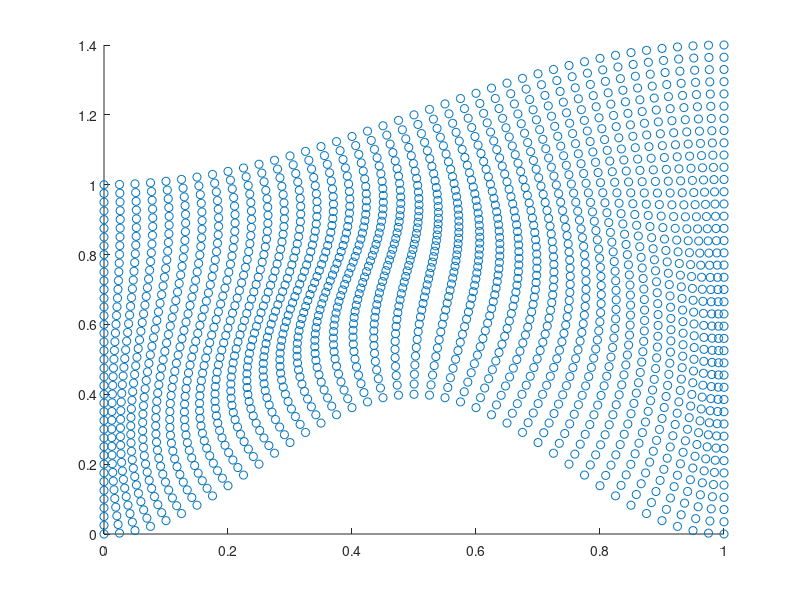

This figure's MATLAB source:
% Question 2, MATH-228b HW 1
clear all

T = 0.5;

a1 = @(xi) 2*xi^3 - 3*xi^2 + 1;
a2 = @(xi) 3*xi^2 -2*xi^3;
a3 = @(xi) xi^3 - 2*xi^2 + xi;
a4 = @(xi) xi^3 - xi^2;

b1 = @(eta) 2*eta^3 - 3*eta^2 + 1;
b2 = @(eta) 3*eta^2 -2*eta^3;
b3 = @(eta) eta^3 - 2*eta^2 + eta;
b4 = @(eta) eta^3 - eta^2;

leftx =     @(xi,eta) 0;
lefty =     @(xi,eta) eta;
rightx =    @(xi,eta) 1;
righty =    @(xi,eta) 1.4*eta;
bottomx =   @(xi,eta) xi;
bottomy =   @(xi,eta) (1-cos(2*pi*xi))/5;
topx =      @(xi,eta) xi;
topy =      @(xi,eta) 1 + (1-cos(pi*xi))/5;

leftnx =    @(xi,eta) 1;
leftny =    @(xi,eta) 0;
rightnx =   @(xi,eta) 1;
rightny =   @(xi,eta) 0;

bottomnx = @(xi,eta) (-2*pi*sin(2*pi*xi)/5)/sqrt((-2*pi*sin(2*pi*xi)/5)^2+1);
bottomny = @(xi,eta) (1)/sqrt((-2*pi*sin(2*pi*xi)/5)^2+1);
topnx = @(xi,eta) (-pi*sin(pi*xi)/5)/sqrt((-pi*sin(pi*xi)/5)^2+1);
topny = @(xi,eta) (1)/sqrt((-pi*sin(pi*xi)/5)^2+1);

k = 1;
for dxi = linspace(0, 1, 41)
    for deta = linspace(0, 1, 41)
        x(k) = a1(dxi)*leftx(dxi, deta) + a2(dxi)*rightx(dxi, deta) + b1(deta)*bottomx(dxi, deta) + b2(deta)*topx(dxi, deta) ... % original four terms
             + a3(dxi)*T*leftnx(dxi,deta) + a4(dxi)*T*rightnx(dxi,deta) + b3(deta)*T*bottomnx(dxi,deta) + b4(deta)*T*topnx(dxi,deta) ... % four derivative terms
              - (a1(dxi)*b1(deta)*leftx(0, 0) + a1(dxi)*b2(deta)*leftx(0, 1) + a2(dxi)*b1(deta)*rightx(1,0) + a2(dxi)*b2(deta)*rightx(1,1)) ... % subtract out corners
              - (a1(dxi)*b3(deta)*T*bottomnx(0,0)   + a1(dxi)*b4(deta)*T*topnx(0,1))  ...
              - (a2(dxi)*b3(deta)*T*bottomnx(1,0)   + a2(dxi)*b4(deta)*T*topnx(1,1))  ...
              - (b1(deta)*a3(dxi)*T*leftnx(0,0)     + b1(deta)*a4(dxi)*T*rightnx(1,0))  ...
              - (b2(deta)*a3(dxi)*T*leftnx(0,1)     + b2(deta)*a4(dxi)*T*rightnx(1,1));
        
        y(k) = a1(dxi)*lefty(dxi, deta) + a2(dxi)*righty(dxi, deta) + b1(deta)*bottomy(dxi, deta) + b2(deta)*topy(dxi, deta) ... % original four terms
             + a3(dxi)*T*leftny(dxi,deta) + a4(dxi)*T*rightny(dxi,deta) + b3(deta)*T*bottomny(dxi,deta) + b4(deta)*T*topny(dxi,deta) ... % four derivative terms
            - (a1(dxi)*b1(deta)*lefty(0, 0) + a1(dxi)*b2(deta)*lefty(0, 1) + a2(dxi)*b1(deta)*righty(1,0) + a2(dxi)*b2(deta)*righty(1,1)) ... % subtract out corners
            - (a1(dxi)*b3(deta)*T*bottomny(0,0)    + a1(dxi)*b4(deta)*T*topny(0,1)) ...
            - (a2(dxi)*b3(deta)*T*bottomny(1,0)    + a2(dxi)*b4(deta)*T*topny(1,1)) ...
            - (b1(deta)*a3(dxi)*T*leftny(0,0)      + b1(deta)*a4(dxi)*T*rightny(1,0)) ...
            - (b2(deta)*a3(dxi)*T*leftny(0,1)      + b2(deta)*a4(dxi)*T*rightny(1,1));
        k = k + 1;
    end
end

scatter(x, y, 'o')
saveas(gcf, 'hermite_plot', 'png')
